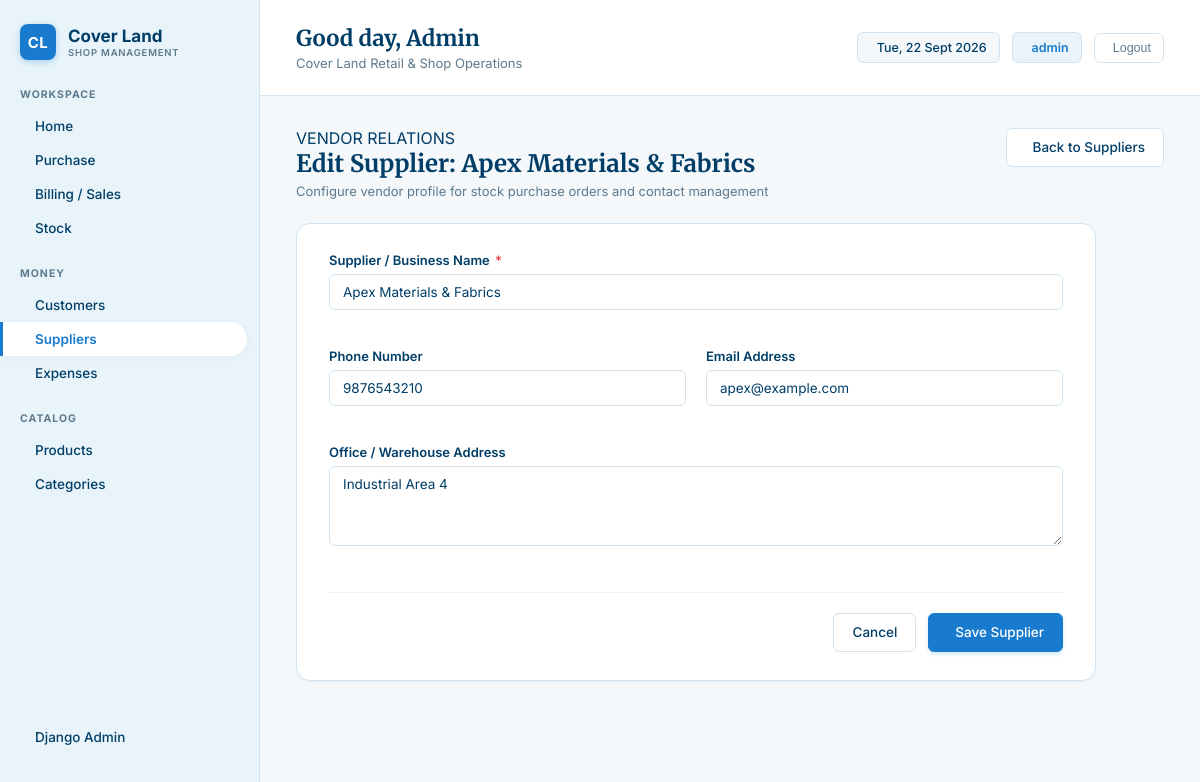
/suppliers/2/edit/ (signed in), run on the app's committed database.
### superadmin/models.py (models this page shows, shortened)
class Supplier(models.Model):
    name = models.CharField(max_length=150)
    phone = models.CharField(max_length=20, blank=True, null=True)
    email = models.EmailField(blank=True, null=True)
    address = models.TextField(blank=True, null=True)
    created_at = models.DateTimeField(default=timezone.now, blank=True)
    class Meta:
        ordering = ['name']

### superadmin/views/suppliers.py (the view)
# urls.py: path('suppliers/<int:pk>/edit/', views.SupplierUpdateView.as_view(), name='supplier_update'),
class SupplierUpdateView(LoginRequiredMixin, SuccessMessageMixin, UpdateView):
    model = Supplier
    form_class = SupplierForm
    template_name = 'suppliers/supplier_form.html'
    success_url = reverse_lazy('supplier_list')
    success_message = "Supplier '%(name)s' was updated successfully."

### superadmin/forms/party_forms.py
class SupplierForm(forms.ModelForm):
    class Meta:
        model = Supplier
        fields = ['name', 'phone', 'email', 'address']
        widgets = {
            'name': forms.TextInput(attrs={'class': 'form-control', 'placeholder': 'Supplier or Vendor Company Name'}),
            'phone': forms.TextInput(attrs={'class': 'form-control', 'placeholder': '+1 234 567 8900'}),
            'email': forms.EmailInput(attrs={'class': 'form-control', 'placeholder': 'supplier@example.com'}),
            'address': forms.Textarea(attrs={'class': 'form-control', 'rows': 2, 'placeholder': 'Warehouse / Billing Address'}),
        }

### templates/suppliers/supplier_form.html (shortened to what this page needs)
{% extends 'base.html' %}
{% block content %}
<div class="page-header">
    <div class="page-title-group">
        <div class="section-title">VENDOR RELATIONS</div>
        <h1>{% if form.instance.pk %}Edit Supplier: {{ form.instance.name }}{% else %}Add New Supplier{% endif %}</h1>
        <p class="page-subtitle">Configure vendor profile for stock purchase orders and contact management</p>
    </div>
    <div class="page-actions">
        <a href="{% url 'supplier_list' %}" class="btn btn-secondary">
             Back to Suppliers
        </a>
    </div>
</div>
<div class="form-card">
    <form method="post" novalidate>
        <div class="form-grid">
            <div class="form-group form-col-full">
                <label class="form-label" for="{{ form.name.id_for_label }}">Supplier / Business Name <span class="required">*</span></label>
                {{ form.name }}
            </div>
            <div class="form-group">
                <label class="form-label" for="{{ form.phone.id_for_label }}">Phone Number</label>
                {{ form.phone }}
            </div>
            <div class="form-group">
                <label class="form-label" for="{{ form.email.id_for_label }}">Email Address</label>
                {{ form.email }}
            </div>
            <div class="form-group form-col-full">
                <label class="form-label" for="{{ form.address.id_for_label }}">Office / Warehouse Address</label>
                {{ form.address }}
            </div>
        </div>
        <div class="form-actions">
            <a href="{% url 'supplier_list' %}" class="btn btn-secondary">Cancel</a>
            <button type="submit" class="btn btn-primary">
                 Save Supplier
            </button>
        </div>
    </form>
</div>
{% endblock %}

### templates/base.html (shortened to what this page needs)
{% load static %}
<!DOCTYPE html>
<html lang="en">
<head>
    <link rel="stylesheet" href="{% static 'css/styles.css' %}">
</head>
<body>
    <aside class="sidebar">
        <a href="{% url 'dashboard' %}" class="brand">
            <div class="brand-icon">CL</div>
            <div class="brand-text">
                <h1>Cover Land</h1>
                <p>SHOP MANAGEMENT</p>
            </div>
        </a>
        <div class="nav-section">
            <div class="nav-title">WORKSPACE</div>
            <ul class="nav-list">
                <li>
                    <a href="{% url 'dashboard' %}" class="nav-item {% if request.resolver_match.url_name == 'dashboard' %}active{% endif %}">
                         Home
                    </a>
                </li>
                <li>
                    <a href="{% url 'purchase_list' %}" class="nav-item {% if 'purchase' in request.resolver_match.url_name %}active{% endif %}">
                         Purchase
                    </a>
                </li>
                <li>
                    <a href="{% url 'sale_list' %}" class="nav-item {% if 'sale' in request.resolver_match.url_name %}active{% endif %}">
                         Billing / Sales
                    </a>
                </li>
                <li>
                    <a href="{% url 'stock_list' %}" class="nav-item {% if request.resolver_match.url_name == 'stock_list' %}active{% endif %}">
                         Stock
                    </a>
                </li>
            </ul>
        </div>
        <div class="nav-section">
            <div class="nav-title">MONEY</div>
            <ul class="nav-list">
                <li>
                    <a href="{% url 'customer_list' %}" class="nav-item {% if 'customer' in request.resolver_match.url_name %}active{% endif %}">
                         Customers
                    </a>
                </li>
                <li>
                    <a href="{% url 'supplier_list' %}" class="nav-item {% if 'supplier' in request.resolver_match.url_name %}active{% endif %}">
                         Suppliers
                    </a>
                </li>
                <li>
                    <a href="{% url 'expense_list' %}" class="nav-item {% if 'expense' in request.resolver_match.url_name %}active{% endif %}">
                         Expenses
                    </a>
                </li>
            </ul>
        </div>
        <div class="nav-section">
            <div class="nav-title">CATALOG</div>
            <ul class="nav-list">
                <li>
                    <a href="{% url 'product_list' %}" class="nav-item ">
                         Products
                    </a>
                </li>
                <li>
                    <a href="{% url 'category_list' %}" class="nav-item {% if 'category' in request.resolver_match.url_name %}active{% endif %}">
                         Categories
                    </a>
                </li>
            </ul>
        </div>
        <div class="nav-section" style="margin-top: auto;">
            <ul class="nav-list">
                <li>
                    <a href="{% url 'admin:index' %}" class="nav-item" target="_blank">
                         Django Admin
                    </a>
                </li>
            </ul>
        </div>
    </aside>
    <main class="main-content">
        <header class="topbar">
            <div class="greeting">
                <h2>Good day, {% if user.is_authenticated %}{{ user.username|title }}{% else %}Owner{% endif %}</h2>
                <p>Cover Land Retail & Shop Operations</p>
            </div>
            <div class="user-info">
                <div class="date-badge">
                     <span id="current-date"></span>
                </div>
                <div class="user-badge">
                     {% if user.is_authenticated %}{{ user.username }}{% else %}Admin{% endif %}
                </div>
                {% if user.is_authenticated %}
                <form action="{% url 'logout' %}" method="post" style="display: inline;">
                    <button type="submit" class="logout-btn" title="Sign Out">
                         Logout
                    </button>
                </form>
                {% endif %}
            </div>
        </header>
        <div class="dashboard-container">
            {% block content %}
            {% endblock %}
        </div>
    </main>
</body>
</html>

### data on the page
Supplier: instance.name "Apex Materials & Fabrics", name "Apex Materials & Fabrics", phone "9876543210", email "apex@example.com", address "Industrial Area 4"

### other printed values
{{ user.username|title }} "Admin"
{{ user.username }} "admin"
